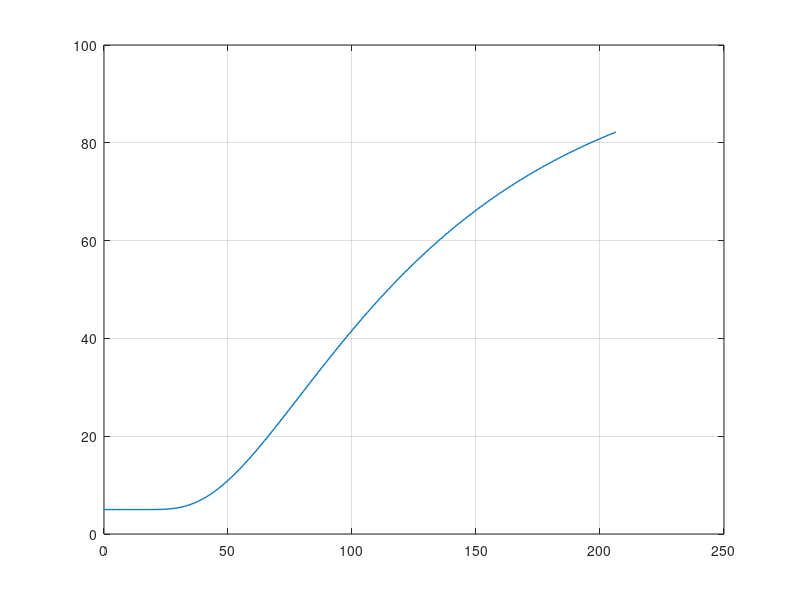

Write the MATLAB code that produced this figure. (Note: this script raises an error after producing the figure.)
clear; clc; close all;

% Physical properties of the egg and boiling water
k = 0.5; 
rho = 1000; 
c = 3000;
alpha = k/(rho*c); 

% Cooking environment settings
T_s = 100;        
T_target = 80;    
hold_req = 10.0;  

% Numerical grid and time step setup for the heat equation
dr = 5e-4;                    
dt = 0.4*dr^2/alpha;          
max_time = 7200;              

% Egg sizes and initial temperatures

% Egg radii: quail, chicken, ostrich
R_list = [0.012, 0.020, 0.060];    
names   = {'Quail', 'Chicken', 'Ostrich'};
T0 = 5;     

% To store cook times for summary
results = []; 

for e = 1:numel(R_list)
    R = R_list(e);
    r = 0:dr:R;
    N = numel(r);

    % Set initial temperature distribution in the egg
    U = r * T0;
    U(1)   = 0;            % Symmetry at center (Neumann BC)
    U(end) = R * T_s;      % Boundary condition at surface (Dirichlet BC)

    % Prepare variables for time tracking and state logging
    time = 0;
    over = 0;
    cook_time = NaN;
    times = time;
    Tcent = U(2)/dr;       % Estimate center temp

    % For surface plot: store all profiles
    T_all = U ./ r; T_all(1) = U(2)/dr;

  
    while time < max_time
        Unew = U;
        % Heat diffusion update using finite difference
        Unew(2:N-1) = U(2:N-1) + alpha*dt*( U(3:N) - 2*U(2:N-1) + U(1:N-2) )/dr^2;

        % Maintain boundary conditions at each time step
        Unew(1)   = 0;
        Unew(end) = R*T_s;
        U = Unew;
        time = time + dt;

        % Calculate temperature at the center and inside the egg
        Tcenter = U(2)/dr;
        T_interior = U(2:end)./r(2:end);
        Tmin = min([Tcenter, T_interior(1:end-1)]);

        % Record temperature and time data
        times(end+1) = time;
        Tcent(end+1) = Tcenter;

        % Store temperature profiles for visualization
        T_profile = U ./ r; T_profile(1) = Tcenter;
        T_all = [T_all; T_profile];

        % Check if egg temperature is held long enough for doneness
        if Tmin >= T_target
            over = over + dt;
            if over >= hold_req
                cook_time = time;
                break;
            end
        else
            over = 0;
        end
    end

    % Save final cooking time for each egg
    results = [results; e, R, T0, cook_time];

    % Plot center temperature evolution over time
    figure;
    plot(times, Tcent, 'LineWidth', 1); grid on;
    yline(T_target, '--', '80°C target');
    xlabel('Time (s)');
    ylabel('Center temperature (°C)');
    title(sprintf('%s (R=%.3f m), T_0=%g°C', names{e}, R, T0));

    %Visualize temperature across egg radius and time in 3D
    [t_grid, r_grid] = meshgrid(times, r);
    T_all_plot = T_all'; % Transpose for surf so [radius x time]

    figure;
    surf(r_grid, t_grid, T_all_plot, 'EdgeColor', 'none');
    xlabel('Radius (m)');
    ylabel('Time (s)');
    zlabel('Temperature (°C)');
    title(sprintf('3D Surface: %s (R=%.3f m), T_0=%g°C', names{e}, R, T0));
    colorbar; axis tight;
    clim([0, 100]);
    colormap(jet);
    view(45, 30); shading interp;
    drawnow;
end

% Display summary of cooking times for different egg sizes
fprintf('\nCook times (>=%.0f s hold):\n', hold_req);
fprintf('Egg       R (m)   T0 (°C)   Cook time (s)\n');
for k=1:size(results,1)
    eIdx = results(k,1);
    R    = results(k,2);
    T0   = results(k,3);
    tsec = results(k,4);
    fprintf('%-8s  %6.3f    %6.1f     %8.2f\n', names{eIdx}, R, T0, tsec);
end
